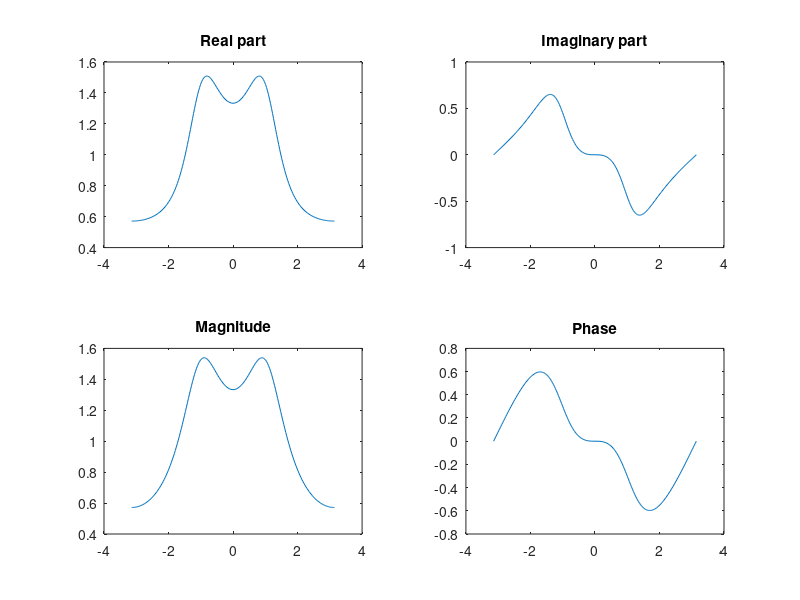

This figure's MATLAB source:
%Determine and plot the real and imaginary parts and the magnitude and phase spectra of 
%the following DTFT for various values of r and theta.

clear; clc;
theta=60*pi/180; 
r=0.5
w= -pi:pi/100:pi;
den = 1 -2*r*cos(theta)*exp(-j*w) +r^2*exp(-j*2*w);
G=1./den;
subplot (221), plot(w, real(G));
title('Real part')
subplot (222), plot(w, imag(G));
title('Imaginary part')
subplot (223), plot(w, abs(G));
title('Magnitude')
subplot (224), plot(w, angle(G));
title('Phase')